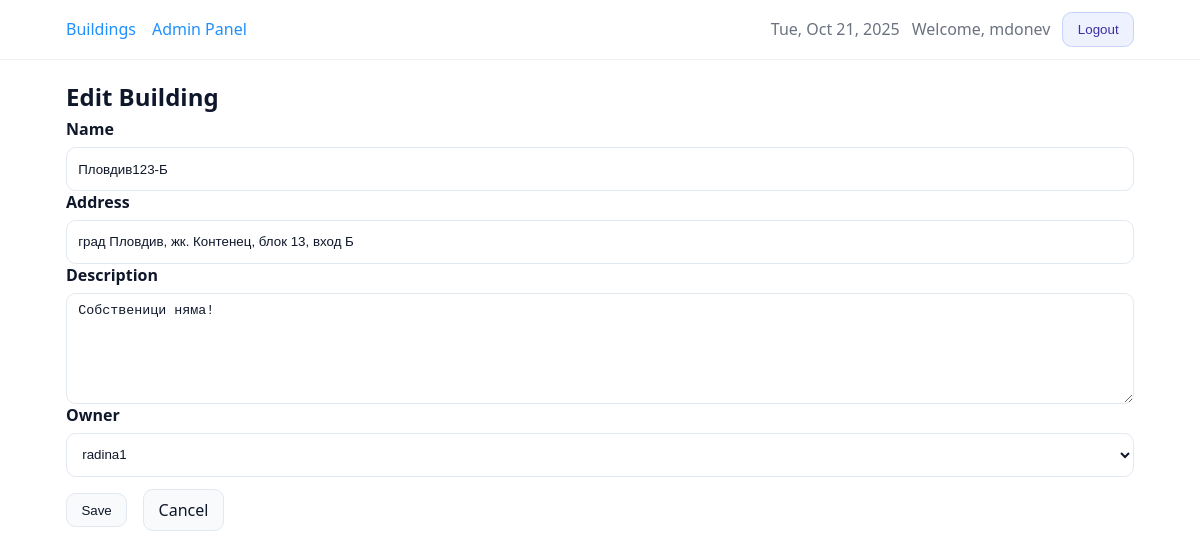
Before: /buildings/3/edit/ (signed in) with the older database file.
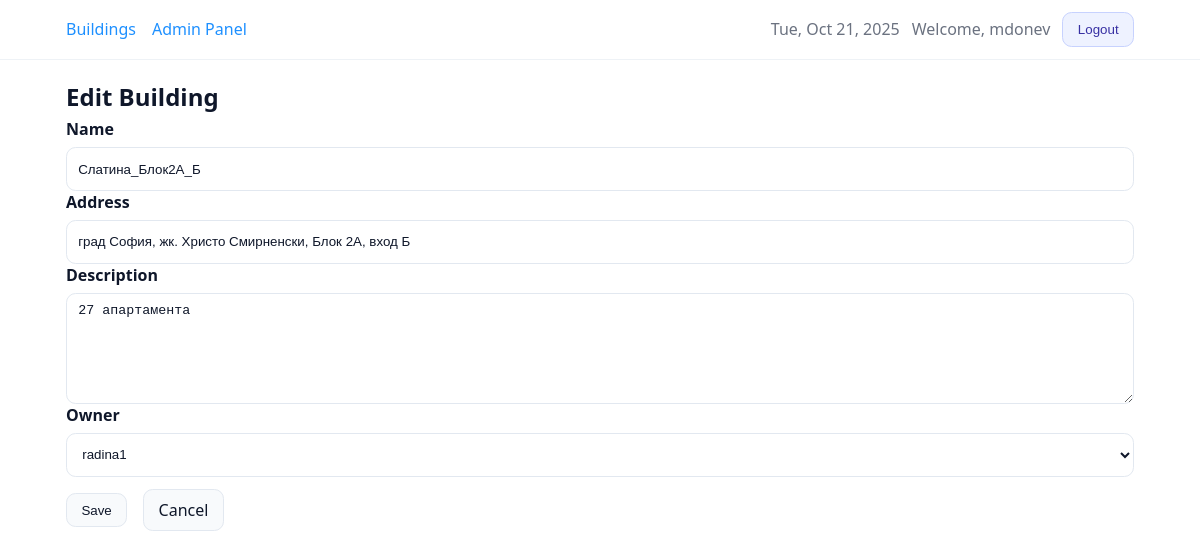
After: the same page with the newer database file.
### core/models.py (models this page shows, shortened)
class TimeStampedModel(models.Model):
    created_at = models.DateTimeField(auto_now_add=True, db_index=True)
    updated_at = models.DateTimeField(auto_now=True)
    class Meta:
        abstract = True

class Building(TimeStampedModel):
    owner = models.ForeignKey(
        settings.AUTH_USER_MODEL,
        on_delete=models.CASCADE,
        related_name="buildings",
    )
    name = models.CharField(max_length=255, db_index=True)
    address = models.CharField(max_length=512, blank=True)
    description = models.TextField(blank=True)
    objects = BuildingQuerySet.as_manager()
    class Meta:
        ordering = ["name", "id"]

### core/views.py (the view, shortened to what this page needs)
# urls.py: path("buildings/<int:pk>/edit/", views.BuildingUpdateView.as_view(), name="building_update"),
class BuildingUpdateView(LoginRequiredMixin, UserPassesTestMixin, UpdateView):
    model = Building
    form_class = BuildingForm
    template_name = "core/building_form.html"
    success_url = reverse_lazy("buildings_list")
    def get_form_kwargs(self):
        kwargs = super().get_form_kwargs()
        kwargs["user"] = self.request.user
        return kwargs
    def test_func(self):
        building = self.get_object()
        return _user_can_access_building(self.request.user, building)

### core/forms.py (shortened to what this page needs)
class BuildingForm(forms.ModelForm):
    class Meta:
        model = Building
        fields = ["name", "address", "description", "owner"]  # 'owner' shown only to staff
        widgets = {
            "description": forms.Textarea(attrs={"rows": 6}),
        }
    def __init__(self, *args, user=None, **kwargs):
        super().__init__(*args, **kwargs)
        self._user = user
        if user and user.is_staff:
            self.fields["owner"].queryset = User.objects.order_by("username")
        else:
            self.fields.pop("owner", None)

### core/views.py (called while the page is built)
def _user_can_access_building(user, building: Building) -> bool:
    return user.is_staff or building.owner_id == user.id

### templates/core/building_form.html (shortened to what this page needs)
{% extends "base.html" %}
{% block content %}
  {% with page_title=form.instance.pk|yesno:"Edit Building,New Building" %}
    {% include "core/_form_layout.html" with form=form title=page_title subtitle="" cancel_url=cancel_url %}
  {% endwith %}
{% endblock %}

### templates/core/_form_layout.html (shortened to what this page needs)
<h2 class="mb-1">{{ title }}</h2>
<form method="post" novalidate>
  {% for field in form.visible_fields %}
    <div class="form-row{% if field.errors %} has-errors{% endif %}">
      {% if field.field.widget.input_type == 'checkbox' %}
        <label class="checkbox">
          {{ field }} <span>{{ field.label }}</span>
        </label>
        {% if field.help_text %}<div class="help">{{ field.help_text|safe }}</div>{% endif %}
        {% if field.errors %}
          <div class="errors">{% for e in field.errors %}<div>{{ e }}</div>{% endfor %}</div>
        {% endif %}
      {% else %}
        <label for="{{ field.id_for_label }}">{{ field.label }}</label>
        {{ field }}
      {% endif %}
    </div>
  {% endfor %}
  <div class="row gap mt-2">
    <button class="btn" type="submit">Save</button>
    <a class="btn" href="{{ cancel_url|default:'javascript:history.back()' }}">Cancel</a>
  </div>
</form>

Changed rows visible on the page:
changed Building "radina1": name "Пловдив123-Б" → "Слатина_Блок2А_Б"; address "град Пловдив, жк. Контенец, блок 13, вход Б" → "град София, жк. Христо Смирненски, Блок 2А, вход Б"; description "Собственици няма!" → "27 апартамента"
